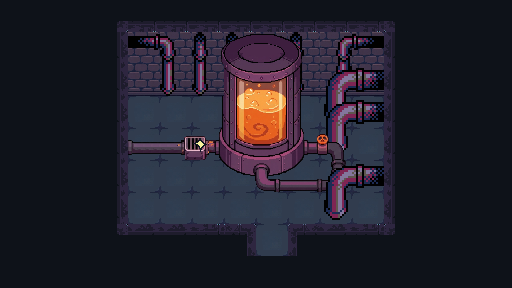

A 2D game scene composited from a Tiled map and its tileset images. What follows is a short description and the map's XML, with every tile layer's data as written:
An orthogonal 16x9 tile map with 32x32 px tiles, 8 tile layers (Wall, Floor, Pipe1, Pipe2, ...), 3 tilesets and 13 objects (2x queen_chamber.tmx).

<map version="1.10" tiledversion="1.12.1" orientation="orthogonal" renderorder="right-down" width="16" height="9" tilewidth="32" tileheight="32" infinite="0" nextlayerid="16" nextobjectid="39">
 <tileset firstgid="1" source="wallfloor.tsx" />
 <tileset firstgid="301" source="sewer.tsx" />
 <tileset firstgid="371" source="wall_paid.tsx" />
 <layer id="1" name="Wall" width="16" height="9" locked="1">
  <data encoding="csv">
44,44,44,28,22,22,22,22,22,22,22,22,27,44,44,44,
44,44,44,6,42,42,42,42,42,42,42,42,26,44,44,44,
44,44,44,6,43,43,43,43,43,43,43,43,26,44,44,44,
44,44,44,6,0,0,0,0,0,0,0,0,26,44,44,44,
44,44,44,6,0,0,0,0,0,0,0,0,26,44,44,44,
44,44,44,6,0,0,0,0,0,0,0,0,26,44,44,44,
44,44,44,6,0,0,0,0,0,0,0,0,26,44,44,44,
44,44,44,8,3,3,2,4,0,1,3,2,7,44,44,44,
44,44,44,44,44,44,44,44,44,44,44,44,44,44,44,44
</data>
 </layer>
 <layer id="2" name="Floor" width="16" height="9" locked="1">
  <data encoding="csv">
0,0,0,0,0,0,0,0,0,0,0,0,0,0,0,0,
0,0,0,0,0,0,0,0,0,0,0,0,0,0,0,0,
0,0,0,0,0,0,0,0,0,0,0,0,0,0,0,0,
0,0,0,2147483686,41,41,41,41,41,41,41,41,0,0,0,0,
0,0,0,2147483686,41,41,41,41,41,41,41,41,0,0,0,0,
0,0,0,2147483686,41,41,41,41,41,41,41,41,0,0,0,0,
0,0,0,2147483686,41,41,41,41,41,41,41,41,0,0,0,0,
0,0,0,0,0,0,0,0,41,0,0,0,0,0,0,0,
0,0,0,0,0,0,0,0,0,0,0,0,0,0,0,0
</data>
 </layer>
 <objectgroup id="4" name="SpawnPoints" locked="1">
  <object id="2" name="queen_chamber.tmx" x="268" y="245">
   <point />
  </object>
 </objectgroup>
 <objectgroup id="5" name="Queen_Chamber" locked="1">
  <object id="1" name="queen_chamber.tmx" x="256" y="224" width="32.1246" height="31.7748" />
 </objectgroup>
 <layer id="8" name="Pipe1" width="16" height="9" locked="1">
  <data encoding="csv">
0,0,0,0,0,0,0,0,0,0,0,0,0,0,0,0,
0,0,0,0,319,320,321,321,0,321,333,334,0,0,0,0,
0,0,0,0,0,327,327,327,327,327,340,0,0,0,0,0,
0,0,0,0,0,0,0,0,0,0,0,0,0,0,0,0,
0,0,0,0,0,0,0,0,0,0,0,0,0,0,0,0,
0,0,0,0,0,0,0,0,0,0,0,0,0,0,0,0,
0,0,0,0,0,0,0,0,0,0,0,0,0,0,0,0,
0,0,0,0,0,0,0,0,0,0,0,0,0,0,0,0,
0,0,0,0,0,0,0,0,0,0,0,0,0,0,0,0
</data>
 </layer>
 <layer id="9" name="Pipe2" width="16" height="9" locked="1">
  <data encoding="csv">
0,0,0,0,0,0,0,0,0,0,0,0,0,0,0,0,
0,0,0,0,0,0,0,0,0,0,0,0,0,0,0,0,
0,0,0,0,0,0,0,0,0,0,331,332,0,0,0,0,
0,0,0,0,0,0,0,0,0,0,338,0,0,0,0,0,
0,0,0,0,0,0,0,0,0,0,0,0,0,0,0,0,
0,0,0,0,0,0,0,0,0,0,0,0,0,0,0,0,
0,0,0,0,0,0,0,0,0,0,0,0,0,0,0,0,
0,0,0,0,0,0,0,0,0,0,0,0,0,0,0,0,
0,0,0,0,0,0,0,0,0,0,0,0,0,0,0,0
</data>
 </layer>
 <layer id="10" name="Pipe3" width="16" height="9" locked="1">
  <data encoding="csv">
0,0,0,0,0,0,0,0,0,0,0,0,0,0,0,0,
0,0,0,0,0,0,0,0,0,0,0,0,0,0,0,0,
0,0,0,0,0,0,0,0,0,0,0,0,0,0,0,0,
0,0,0,0,0,0,0,0,0,0,331,332,0,0,0,0,
0,0,0,0,0,0,0,0,0,0,338,0,0,0,0,0,
0,0,0,0,0,0,0,0,0,0,0,0,0,0,0,0,
0,0,0,0,0,0,0,0,0,0,0,0,0,0,0,0,
0,0,0,0,0,0,0,0,0,0,0,0,0,0,0,0,
0,0,0,0,0,0,0,0,0,0,0,0,0,0,0,0
</data>
 </layer>
 <layer id="6" name="Pumb" width="16" height="9" locked="1">
  <data encoding="csv">
0,0,0,0,0,0,0,0,0,0,0,0,0,0,0,0,
0,0,0,0,0,0,14,15,16,17,18,0,0,0,0,0,
0,0,0,0,0,0,0,35,36,37,0,0,0,0,0,0,
0,0,0,0,0,0,54,55,56,57,58,0,0,0,0,0,
0,0,0,0,72,73,74,75,76,77,78,0,0,0,0,0,
0,0,0,0,92,93,94,95,96,97,98,0,0,0,0,0,
0,0,0,0,0,0,0,0,0,0,0,0,0,0,0,0,
0,0,0,0,0,0,0,0,0,0,0,0,0,0,0,0,
0,0,0,0,0,0,0,0,0,0,0,0,0,0,0,0
</data>
 </layer>
 <objectgroup id="14" name="Pumb_Collision" locked="1">
  <object id="29" x="214.818" y="95.6364" width="94" height="79.4697">
   <capsule />
  </object>
 </objectgroup>
 <layer id="11" name="Pipe4" width="16" height="9" locked="1">
  <data encoding="csv">
0,0,0,0,0,0,0,0,0,0,0,0,0,0,0,0,
0,0,0,0,0,0,0,0,0,0,0,0,0,0,0,0,
0,0,0,0,0,0,0,0,0,0,0,0,0,0,0,0,
0,0,0,0,0,0,0,0,0,0,0,0,0,0,0,0,
0,0,0,0,0,0,0,0,0,0,0,0,0,0,0,0,
0,0,0,0,0,0,0,0,0,0,331,332,0,0,0,0,
0,0,0,0,0,0,0,0,0,0,338,0,0,0,0,0,
0,0,0,0,0,0,0,0,0,0,0,0,0,0,0,0,
0,0,0,0,0,0,0,0,0,0,0,0,0,0,0,0
</data>
 </layer>
 <objectgroup id="13" name="Pipe_Collision" locked="1">
  <object id="26" x="119.531" y="142.591" width="119.667" height="11.5151">
   <capsule />
  </object>
  <object id="27" x="325" y="176" width="22" height="45">
   <capsule />
  </object>
  <object id="28" x="255.303" y="160.455" width="80.3333" height="30.606">
   <capsule />
  </object>
  <object id="35" x="184.727" y="136.909" width="20.9091" height="22.9091" />
 </objectgroup>
 <objectgroup id="12" name="Wall_Collision" locked="1">
  <object id="8" x="117" y="21" width="11" height="214" />
  <object id="9" x="128" y="224" width="128" height="32" />
  <object id="10" x="288" y="224" width="96" height="32" />
  <object id="13" x="117" y="64" width="278" height="32" />
  <object id="37" x="384" y="21" width="11" height="214" />
  <object id="38" x="256" y="253" width="32" height="3" />
 </objectgroup>
 <layer id="15" name="Interact_Point" width="16" height="9" locked="1">
  <data encoding="csv">
0,0,0,0,0,0,0,0,0,0,0,0,0,0,0,0,
0,0,0,0,0,0,0,0,0,0,0,0,0,0,0,0,
0,0,0,0,0,0,0,0,0,0,0,0,0,0,0,0,
0,0,0,0,0,0,0,0,0,0,0,0,0,0,0,0,
0,0,0,0,0,0,52,0,0,0,0,0,0,0,0,0,
0,0,0,0,0,0,0,0,0,0,0,0,0,0,0,0,
0,0,0,0,0,0,0,0,0,0,0,0,0,0,0,0,
0,0,0,0,0,0,0,0,0,0,0,0,0,0,0,0,
0,0,0,0,0,0,0,0,0,0,0,0,0,0,0,0
</data>
 </layer>
</map>
